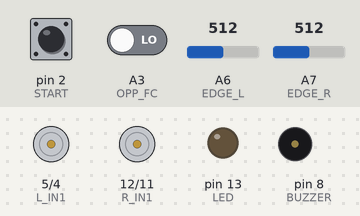
A sketch run on a simulated Arduino Nano, built with avr-gcc and run on an emulated ATmega328P. Parts: motor-driver pin pairs drawn as motors (green arrow = first pin HIGH = forward, orange = second pin HIGH = backward, longer = more drive, scaled by the enable pin), output pins drawn as LEDs (lit = HIGH), buzzer (waves = sounding). Inputs (shaded band) come from the test bench; at power-on: pin 2 (START) HIGH, A6 (EDGE_L) = 512, A7 (EDGE_R) = 512, A3 (OPP_FC) LOW.

Above: at 5.2 s.
5.3 s: pin 2 (START) pulled LOW for 0.15 s
At 6.2 s:
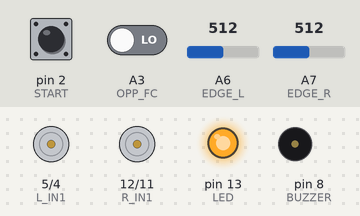
At 7.9 s:
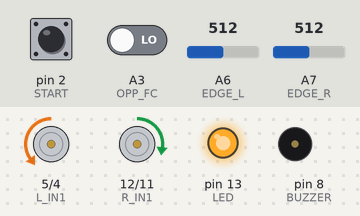
8.4 s: A6 (EDGE_L) set to 730
At 9.7 s:
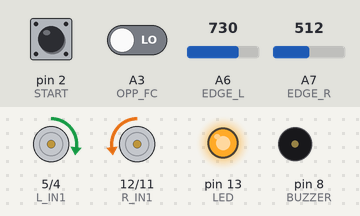
11.4 s: A6 (EDGE_L) set to 716
At 12.05 s:
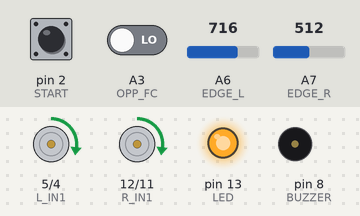
14.4 s: A6 (EDGE_L) set to 810
17.4 s: A7 (EDGE_R) set to 622
20.4 s: A7 (EDGE_R) set to 653
Timing chart, 0 to 22.9 s (numbered marks = the images above; inputs shaded):
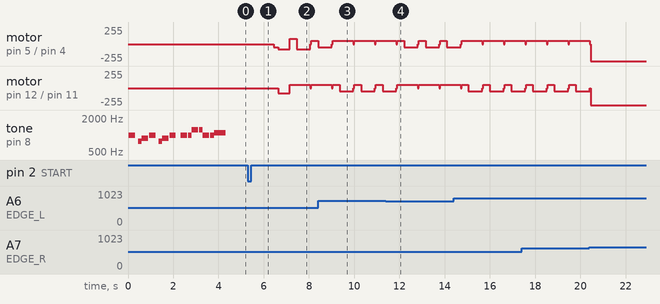

The sketch:

LinerBot_sumo.ino
```cpp
#include "LinerBot.h"


// Edge Sensor Threshold.
#define EDGE_L_THRESHOLD  720
#define EDGE_R_THRESHOLD  638

// Constants for direction.
#define LEFT    0
#define RIGHT   1


// Searching direction.
int searchDir = LEFT;

// Define note and duration for Kolej Komuniti melody.
int melodyPitch[] = {NOTE_B5, 0, NOTE_G5, NOTE_A5, NOTE_B5, 0, NOTE_G5, NOTE_A5, NOTE_B5, 0, NOTE_B5, NOTE_B5, NOTE_DS6, NOTE_DS6, NOTE_B5, NOTE_B5, NOTE_CS6};
int melodyDuration[] = {4, 16, 8, 4, 4, 16, 8, 4, 4, 8, 4, 8, 4, 8, 4, 8, 2};


/*******************************************************************************
 * Setup
 * This function runs once after reset.
 *******************************************************************************/
void setup() {
  LinerBot.begin();

  // Play the Kolej Komuniti melody once.
  LinerBot.playMelody(melodyPitch, melodyDuration, 17);

  // Wait until start button is pressed and released.
  while (digitalRead(START));
  while (!digitalRead(START));

  // Turn on the User LED.
  digitalWrite(LED, HIGH);

  // Start routine..
  startRoutine();
}


/*******************************************************************************
 * Main program loop.
 *******************************************************************************/
void loop() {
  // Edge is detected on the left.
  if (analogRead(EDGE_L) < EDGE_L_THRESHOLD) {
    // Back off and make a U-Turn to the right.
    backoff(RIGHT);

    // Toggle the search direction.
    searchDir ^= 1;
  }

  // Edge is detected on the right.
  else if (analogRead(EDGE_R) < EDGE_R_THRESHOLD) {
    // Back off and make a U-Turn to the left.
    backoff(LEFT);

    // Toggle the search direction.
    searchDir ^= 1;
  }

  // Edge is not detected.
  else {
    // Keep searching if opponent is not detected.
    if ( (digitalRead(OPP_FC) == HIGH) &&
         (digitalRead(OPP_FL) == HIGH) &&
         (digitalRead(OPP_FR) == HIGH) &&
         (digitalRead(OPP_L) == HIGH)  &&
         (digitalRead(OPP_R) == HIGH) ) {
      search(searchDir);
    }

    // Attack if opponent is in view.
    else {
      attack();
    }
  }

  // Stop the robot if the button is pressed.
  if (digitalRead(START) == 0) {
    // Stop the motors.
    LinerBot.setMotorSpeed(MOTOR_L, 0);
    LinerBot.setMotorSpeed(MOTOR_R, 0);

    // Loop forever here.
    while (1);
  }

}


/*******************************************************************************
 * Start Routine
 * This function should be called once only when the game start.
 *******************************************************************************/
void startRoutine() {
  // Start delay.
  delay(1000);

  // Turn right around 45 degrees.
  LinerBot.setMotorSpeed(MOTOR_L, 50);
  LinerBot.setMotorSpeed(MOTOR_R, 0);
  delay(200);

  // Go straight.
  LinerBot.setMotorSpeed(MOTOR_L, 80);
  LinerBot.setMotorSpeed(MOTOR_R, 80);
  delay(500);

  // Turn left until opponent is detected.
  LinerBot.setMotorSpeed(MOTOR_L, 0);
  LinerBot.setMotorSpeed(MOTOR_R, 50);

  unsigned long startTimestamp = millis();
  while (digitalRead(OPP_FC)) {
    // Quit if opponent is not found after timeout.
    if (millis() - startTimestamp > 1000) {
      break;
    }
  }
}


/*******************************************************************************
 * Search
 *******************************************************************************/
void search(int dir) {
  // Move in circular motion.
  if (dir == LEFT) {
    LinerBot.setMotorSpeed(MOTOR_L, 60);
    LinerBot.setMotorSpeed(MOTOR_R, 80);
  } else {
    LinerBot.setMotorSpeed(MOTOR_L, 80);
    LinerBot.setMotorSpeed(MOTOR_R, 60);
  }
}


/*******************************************************************************
 * Attack
 * Track and attack the opponent in full speed.
 * Do nothing if opponent is not found.
 *******************************************************************************/
void attack() {
  // Opponent in front center.
  // Go straight in full speed.
  if (digitalRead(OPP_FC) == LOW) {
    LinerBot.setMotorSpeed(MOTOR_L, 255);
    LinerBot.setMotorSpeed(MOTOR_R, 255);
  }

  // Opponent in front left.
  // Turn left.
  else if (digitalRead(OPP_FL) == LOW) {
    LinerBot.setMotorSpeed(MOTOR_L, 0);
    LinerBot.setMotorSpeed(MOTOR_R, 255);
  }

  // Opponent in front right.
  // Turn right.
  else if (digitalRead(OPP_FR) == LOW) {
    LinerBot.setMotorSpeed(MOTOR_L, 255);
    LinerBot.setMotorSpeed(MOTOR_R, 0);
  }

  // Opponent in left.
  // Turn left.
  else if (digitalRead(OPP_L) == LOW) {
    LinerBot.setMotorSpeed(MOTOR_L, -100);
    LinerBot.setMotorSpeed(MOTOR_R, 100);
    delay(300);
  }

  // Opponent in right.
  // Turn right.
  else if (digitalRead(OPP_R) == LOW) {
    LinerBot.setMotorSpeed(MOTOR_L, 100);
    LinerBot.setMotorSpeed(MOTOR_R, -100);
    delay(300);
  }
}


/*******************************************************************************
 * Back Off
 * This function should be called when the ring edge is detected.
 *******************************************************************************/
void backoff(int dir) {
  // Reverse
  LinerBot.setMotorSpeed(MOTOR_L, -50);
  LinerBot.setMotorSpeed(MOTOR_R, -50);
  delay(300);

  // Rotate..
  if (dir == LEFT) {
    // Rotate left backward.
    LinerBot.setMotorSpeed(MOTOR_L, -50);
    LinerBot.setMotorSpeed(MOTOR_R, 50);
  } else {
    // Rotate right backward.
    LinerBot.setMotorSpeed(MOTOR_L, 50);
    LinerBot.setMotorSpeed(MOTOR_R, -50);
  }
  delay(600);

  // Stop the motors.
  LinerBot.setMotorSpeed(MOTOR_L, 0);
  LinerBot.setMotorSpeed(MOTOR_R, 0);
  delay(50);
}
```

LinerBot.cpp
```cpp
#include <EEPROM.h>
#include "LinerBot.h"


void KKBPJLinerBot::begin(void)
{
  // Setting pin direction.
  pinMode(PWM_L, OUTPUT);
  pinMode(L_IN1, OUTPUT);
  pinMode(L_IN2, OUTPUT);
  pinMode(PWM_R, OUTPUT);
  pinMode(R_IN1, OUTPUT);
  pinMode(R_IN2, OUTPUT);

  pinMode(LED, OUTPUT);
//  pinMode(SERVO, OUTPUT);
  pinMode(BUZZER, OUTPUT);

  pinMode(START, INPUT_PULLUP);

  // Clear all ouputs.
  analogWrite(PWM_L, 0);
  analogWrite(PWM_R, 0);
  digitalWrite(L_IN1, LOW);
  digitalWrite(L_IN2, LOW);
  digitalWrite(R_IN1, LOW);
  digitalWrite(R_IN2, LOW);

  digitalWrite(LED, LOW);
//  digitalWrite(SERVO, LOW);
  digitalWrite(BUZZER, LOW);

  // Attach servo.
//  _servo.attach(SERVO);
}


/*
int KKBPJLinerBot::readDipSwitch(void)
{
  int adc = analogRead(MODE);
  if (adc > 933) return 0;
  if (adc > 773) return 1;
  if (adc > 658) return 2;
  if (adc > 563) return 3;
  if (adc > 487) return 4;
  if (adc > 440) return 5;
  if (adc > 400) return 6;
  return 7;
}
*/


/*
float KKBPJLinerBot::readBatteryVoltage(void)
{
  int adc = analogRead(VBATT);
  float adcVolt = (float)adc * (5.0f / 1023.0f);
  float vBatt = adcVolt * (1.0f + (10.0f / 3.9f));
  return vBatt;
}
*/


void KKBPJLinerBot::stop(void)
{
  analogWrite(PWM_L, 0);
  analogWrite(PWM_R, 0);
}


void KKBPJLinerBot::moveForward(int speed)
{
  analogWrite(PWM_L, speed);
  digitalWrite(L_IN1, LOW);
  digitalWrite(L_IN2, HIGH);
  analogWrite(PWM_R, speed);
  digitalWrite(R_IN1, LOW);
  digitalWrite(R_IN2, HIGH);
}


void KKBPJLinerBot::moveBackward(int speed)
{
  analogWrite(PWM_L, speed);
  digitalWrite(L_IN1, HIGH);
  digitalWrite(L_IN2, LOW);
  analogWrite(PWM_R, speed);
  digitalWrite(R_IN1, HIGH);
  digitalWrite(R_IN2, LOW);
}


void KKBPJLinerBot::turnLeft(int speed)
{
  analogWrite(PWM_L, speed);
  digitalWrite(L_IN1, HIGH);
  digitalWrite(L_IN2, LOW);
  analogWrite(PWM_R, speed);
  digitalWrite(R_IN1, LOW);
  digitalWrite(R_IN2, HIGH);
}


void KKBPJLinerBot::turnRight(int speed)
{
  analogWrite(PWM_L, speed);
  digitalWrite(L_IN1, LOW);
  digitalWrite(L_IN2, HIGH);
  analogWrite(PWM_R, speed);
  digitalWrite(R_IN1, HIGH);
  digitalWrite(R_IN2, LOW);
}


void KKBPJLinerBot::setMotorSpeed(int side, int speed)
{
  int direction_1;
  int direction_2;
  if (speed >= 0) {
    direction_1 = LOW;
    direction_2 = HIGH;
  }
  else {
    speed = -speed;
    direction_1 = HIGH;
    direction_2 = LOW;
  }

  switch (side) {
    case MOTOR_L:
      analogWrite(PWM_L, speed);
      digitalWrite(L_IN1, direction_1);
      digitalWrite(L_IN2, direction_2);
      break;

    case MOTOR_R:
      analogWrite(PWM_R, speed);
      digitalWrite(R_IN1, direction_1);
      digitalWrite(R_IN2, direction_2);
      break;
  }
}


/*
void KKBPJLinerBot::setServoPosition(int position)
{
  _servo.write(position);
}
*/


void KKBPJLinerBot::playTone(int pitch, int duration)
{
  if (pitch == 0) {
    delay(duration);
    return;
  }

  long halfPeriod = 1000000L / (long)pitch / 2L;
  for (long i = 0; i < (long)duration * 1000L; i += halfPeriod * 2L) {
    digitalWrite(BUZZER, HIGH);
    delayMicroseconds(halfPeriod);
    digitalWrite(BUZZER, LOW);
    delayMicroseconds(halfPeriod);
  }
}


void KKBPJLinerBot::playMelody(const int *pitch, const int *duration, int length)
{
  for (int i = 0; i < length; i++) {
    // To calculate the note duration, take one second divided by the note type.
    // e.g. quarter note = 1000 / 4, eighth note = 1000 / 8, etc.
    int noteDuration = 1000 / duration[i];
    playTone(pitch[i], noteDuration);

    // To distinguish the notes, set a minimum time between them.
    // the note's duration + 30% seems to work well.
    int pauseBetweenNotes = noteDuration * 0.30;
    delay(pauseBetweenNotes);
  }
}


void KKBPJLinerBot::calibrateEdgeSensors(void)
{
  int minL = 1024;
  int minR = 1024;
  int maxL = 0;
  int maxR = 0;

  int timestamp = millis();

  // Loop until start button is pressed.
  do {
    // Get the minimum and maximum value.
    int tempL = analogRead(EDGE_L);
    int tempR = analogRead(EDGE_R);

    if (minL > tempL) minL = tempL;
    if (minR > tempR) minR = tempR;

    if (maxL < tempL) maxL = tempL;
    if (maxR < tempR) maxR = tempR;

    // Blink LED.
    if (millis() - timestamp > 100) {
      timestamp +=  100;
      digitalWrite(LED, !digitalRead(LED));
    }
  } while (digitalRead(START) == HIGH);
  while (digitalRead(START) == LOW);
  digitalWrite(LED, LOW);

  // Calculate and save the threshold to EEPROM.
  if (maxL > minL) {
    int threshold = ((maxL - minL) * 3 / 5) + minL;
    EEPROM.put(EEADD_EDGE_L, threshold);
  }

  if (maxR > minR) {
    int threshold = ((maxR - minR) * 3 / 5) + minR;
    EEPROM.put(EEADD_EDGE_R, threshold);
  }
}


int KKBPJLinerBot::readEdgeSensorThreshold(int side)
{
  int eepromAddress;
  if (side == EDGE_L) {
    eepromAddress = EEADD_EDGE_L;
  }
  else if (side == EDGE_R) {
    eepromAddress = EEADD_EDGE_R;
  }
  else {
    return 0;
  }

  int threshold;
  EEPROM.get(eepromAddress, threshold);

  // Use default value if the value in EEPROM is invalid.
  if ((threshold <= 0) || (threshold >= 1023)) {
    threshold = DEFAULT_EDGE_THRESHOLD;
  }

  return threshold;
}


bool KKBPJLinerBot::isEdgeDetected(int side)
{
  if (analogRead(side) < readEdgeSensorThreshold(side)) {
    return true;
  }
  else {
    return false;
  }
}


// Static instance.
KKBPJLinerBot LinerBot;
```

LinerBot.h
```cpp
#ifndef LinerBot_H
#define LinerBot_H

#include <Arduino.h>
#include <Servo.h>


// Pin Assignment.
#define PWM_L   3
#define L_IN1   5
#define L_IN2   4
#define PWM_R   10
#define R_IN1   12
#define R_IN2   11

#define LED     13
//#define SERVO   9
#define BUZZER  8

#define OPP_FC  A3
#define OPP_FL  A2
#define OPP_FR  A4
#define OPP_L   A1
#define OPP_R   A5

#define START   2
//#define GPIO1   0
//#define GPIO2   1

#define EDGE_L  A6
#define EDGE_R  A7

#define POT     A0
//#define MODE    6
//#define VBATT   7


// Constant.
#define MOTOR_L   0
#define MOTOR_R   1


// Default value for edge sensors threshold if not calibrated.
#define DEFAULT_EDGE_THRESHOLD  800


// EEPROM Address.
#define EEADD_EDGE_L  0
#define EEADD_EDGE_R  (EEADD_EDGE_L + sizeof(int))


// Melody pitches.
#define NOTE_B0  31
#define NOTE_C1  33
#define NOTE_CS1 35
#define NOTE_D1  37
#define NOTE_DS1 39
#define NOTE_E1  41
#define NOTE_F1  44
#define NOTE_FS1 46
#define NOTE_G1  49
#define NOTE_GS1 52
#define NOTE_A1  55
#define NOTE_AS1 58
#define NOTE_B1  62
#define NOTE_C2  65
#define NOTE_CS2 69
#define NOTE_D2  73
#define NOTE_DS2 78
#define NOTE_E2  82
#define NOTE_F2  87
#define NOTE_FS2 93
#define NOTE_G2  98
#define NOTE_GS2 104
#define NOTE_A2  110
#define NOTE_AS2 117
#define NOTE_B2  123
#define NOTE_C3  131
#define NOTE_CS3 139
#define NOTE_D3  147
#define NOTE_DS3 156
#define NOTE_E3  165
#define NOTE_F3  175
#define NOTE_FS3 185
#define NOTE_G3  196
#define NOTE_GS3 208
#define NOTE_A3  220
#define NOTE_AS3 233
#define NOTE_B3  247
#define NOTE_C4  262
#define NOTE_CS4 277
#define NOTE_D4  294
#define NOTE_DS4 311
#define NOTE_E4  330
#define NOTE_F4  349
#define NOTE_FS4 370
#define NOTE_G4  392
#define NOTE_GS4 415
#define NOTE_A4  440
#define NOTE_AS4 466
#define NOTE_B4  494
#define NOTE_C5  523
#define NOTE_CS5 554
#define NOTE_D5  587
#define NOTE_DS5 622
#define NOTE_E5  659
#define NOTE_F5  698
#define NOTE_FS5 740
#define NOTE_G5  784
#define NOTE_GS5 831
#define NOTE_A5  880
#define NOTE_AS5 932
#define NOTE_B5  988
#define NOTE_C6  1047
#define NOTE_CS6 1109
#define NOTE_D6  1175
#define NOTE_DS6 1245
#define NOTE_E6  1319
#define NOTE_F6  1397
#define NOTE_FS6 1480
#define NOTE_G6  1568
#define NOTE_GS6 1661
#define NOTE_A6  1760
#define NOTE_AS6 1865
#define NOTE_B6  1976
#define NOTE_C7  2093
#define NOTE_CS7 2217
#define NOTE_D7  2349
#define NOTE_DS7 2489
#define NOTE_E7  2637
#define NOTE_F7  2794
#define NOTE_FS7 2960
#define NOTE_G7  3136
#define NOTE_GS7 3322
#define NOTE_A7  3520
#define NOTE_AS7 3729
#define NOTE_B7  3951
#define NOTE_C8  4186
#define NOTE_CS8 4435
#define NOTE_D8  4699
#define NOTE_DS8 4978


// Class.
class KKBPJLinerBot
{
  public:
    void begin(void);
//    int readDipSwitch(void);
//    float readBatteryVoltage(void);
    void stop(void);
    void moveForward(int speed);
    void moveBackward(int speed);
    void turnLeft(int speed);
    void turnRight(int speed);
    void setMotorSpeed(int side, int speed);
//    void setServoPosition(int position);
    void playTone(int pitch, int duration);
    void playMelody(const int *pitch, const int *duration, int length);
    void calibrateEdgeSensors(void);
    int readEdgeSensorThreshold(int side);
    bool isEdgeDetected(int side);

  protected:
    Servo _servo;
};


// Static instance.
extern KKBPJLinerBot LinerBot;


#endif
```

Measured:
- after the input at 5.3 s, pin 13 (LED): LOW → HIGH after 0.15 s; motor on pin 5 (L_IN1) / pin 4 (L_IN2): stopped → backward 50/255 after 1.2 s, → backward 80/255 0.20 s later, → forward 80/255 0.50 s later, → backward 80/255 0.30 s later, … (5 changes in this stretch)
